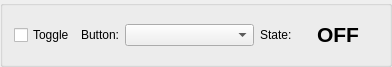
<?xml version="1.0" encoding="UTF-8"?>
<ui version="4.0">
 <class>SwitchGroupBox</class>
 <widget class="QGroupBox" name="SwitchGroupBox">
  <property name="geometry">
   <rect>
    <x>0</x>
    <y>0</y>
    <width>392</width>
    <height>67</height>
   </rect>
  </property>
  <layout class="QHBoxLayout" name="horizontalLayout">
   <item>
    <widget class="QCheckBox" name="checkToggle">
     <property name="text">
      <string>Toggle</string>
     </property>
    </widget>
   </item>
   <item>
    <widget class="QLabel" name="labelButton">
     <property name="text">
      <string>Button:</string>
     </property>
    </widget>
   </item>
   <item>
    <widget class="QComboBox" name="comboButton">
     <property name="sizePolicy">
      <sizepolicy hsizetype="Expanding" vsizetype="Fixed">
       <horstretch>0</horstretch>
       <verstretch>0</verstretch>
      </sizepolicy>
     </property>
    </widget>
   </item>
   <item>
    <widget class="QLabel" name="label">
     <property name="text">
      <string>State:</string>
     </property>
    </widget>
   </item>
   <item>
    <widget class="QPushButton" name="buttonState">
     <property name="font">
      <font>
       <pointsize>16</pointsize>
       <weight>75</weight>
       <bold>true</bold>
      </font>
     </property>
     <property name="cursor">
      <cursorShape>PointingHandCursor</cursorShape>
     </property>
     <property name="text">
      <string>OFF</string>
     </property>
     <property name="checkable">
      <bool>false</bool>
     </property>
     <property name="checked">
      <bool>false</bool>
     </property>
     <property name="flat">
      <bool>true</bool>
     </property>
    </widget>
   </item>
  </layout>
 </widget>
 <resources/>
 <connections/>
</ui>
